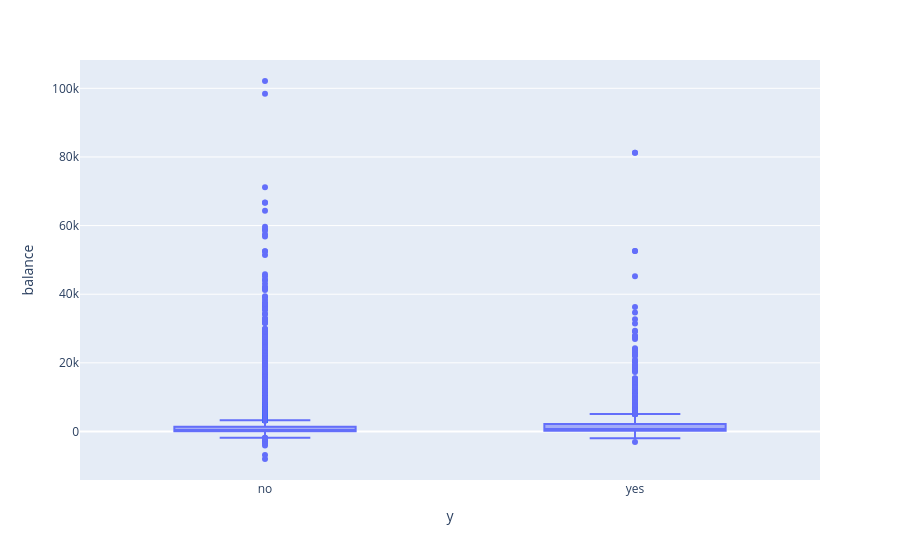

The cell this chart's notebook holds for it:
### Markdown cell above
Balance & Target

### Code cell
fig3 = px.box(
    df,
    x="y",
    y="balance")
fig3.show()

### Figure 1 — Plotly figure (JSON) as saved in the notebook; plotly's stock layout.template omitted (floating-point values rounded to 4 significant figures; data arrays with more than 128 entries replaced by an {"elided": "..."} marker saying what was removed)
{"data": [{"alignmentgroup": "True", "hovertemplate": "y=%{x}<br>balance=%{y}<extra></extra>", "legendgroup": "", "marker": {"color": "#636efa"}, "name": "", "notched": false, "offsetgroup": "", "orientation": "v", "showlegend": false, "type": "box", "x": {"elided": "45211 str values"}, "x0": " ", "xaxis": "x", "y": {"elided": "45211 int values"}, "y0": " ", "yaxis": "y"}], "layout": {"boxmode": "group", "legend": {"tracegroupgap": 0}, "margin": {"t": 60}, "xaxis": {"anchor": "y", "domain": [0, 1], "title": {"text": "y"}}, "yaxis": {"anchor": "x", "domain": [0, 1], "title": {"text": "balance"}}}}
